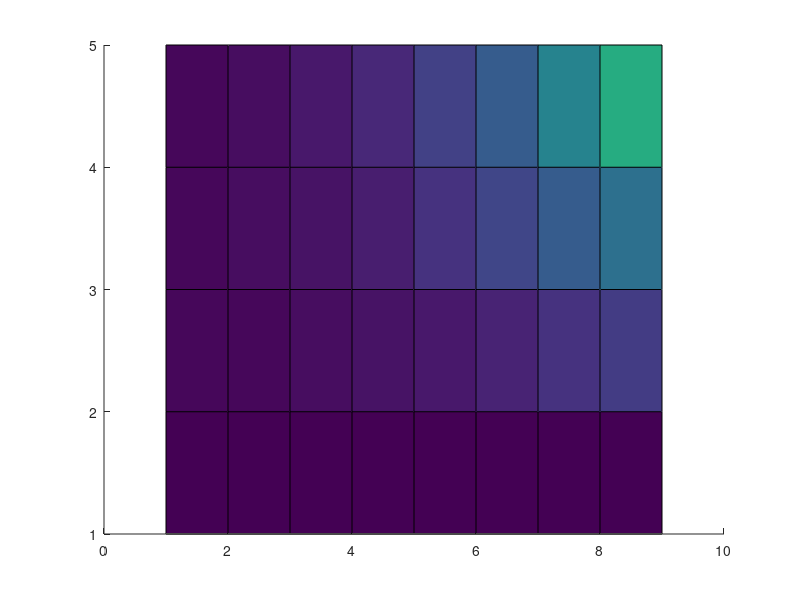

MATLAB code for this plot:
clear;


nx = 9;
ny = 5;
phi = zeros(ny,nx);
N = nx*ny; 
A = zeros(N,N);
b = zeros(N,1);

for j = 1:ny
    for i = 1:nx
        n = i+nx*(j-1);
        
        if j==1     %%% Dirichlet boundary condition, bottom
            A(n,n) = 1;
            b(n,1) = 0;
            
        elseif j == ny
            if ( i <= 2)  %%% Dirichlet boundary condition, top/left
                A(n,n) = 1;
                b(n,1) = 0;
                
            elseif(i >= 8)  %%% Dirichlet boundary condition, top/right
                A(n,n) = 1;
                b(n,1) = 1;
            else  %%% Neumann boundary condition
                A(n,n-1) = 0.5;
                A(n,n+1) = 0.5;
                A(n,n) = -2;
                A(n,n-9)= 1;
                b(n,1) = 0;
            end
            
        elseif i == 1  %%% Neumann boundary condition
            A(n,n-9) = 0.5;
            A(n,n+9) = 0.5;
            A(n,n) = -2;
            A(n,n+1) = 1;
            b(n,1) = 0;
            
        elseif i == nx  %%% Neumann boundary condition
            A(n,n-9) = 0.5;
            A(n,n+9) = 0.5;
            A(n,n) = -2;
            A(n,n-1)= 1;
            b(n,1) = 0;
            
        else
            A(n,n) = -4;
            A(n,n-1) = 1;
            A(n,n+1) = 1;
            A(n,n-9) = 1;
            A(n,n+9) = 1;
            b(n,1) = 0;
        end
    end
end


x = A \ b;

for j = 1:ny
    for i = 1:nx
        phi(j,i) = x(i+nx*(j-1),1);
    end
end


surface(phi)
